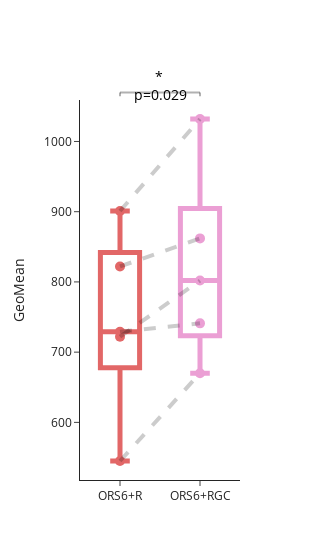

Notebook source saved alongside this figure:
### Code cell
samples_to_plot = ['ORS6+R','ORS6+RGC']


plot_by = 'GeoMean'
# plot_by = 'Median'


# Filtering data for samples to plot
plot_df = pd.DataFrame()
for _sample in samples_to_plot: 
   plot_df = pd.concat([plot_df, data[data.Sample_name == _sample]])
# plot_df = plot_df[plot_df['RTP1S'] == 100]
plot_df = plot_df[(plot_df['Count'] <= 15000) & (plot_df['Count'] > 9500)]
plot_df = plot_df[plot_df.exp_date != '08172022_Lu']
# plot_df = plot_df[plot_df['Gfy'] != 150]
   
# Filter data by experiment containing samples 
plot_df = flow_utils.filter_expdate_by_samples(plot_df, contain_samples = samples_to_plot)

cmap = plot_utils.distinct_colors(samples_to_plot, custom_color = ['#d62728', '#e377c2'])
# colors = [cmap[_sample] for _sample in plot_df.Sample_name ]

fig = go.Figure()
# Add line traces for each group defined by 'exp_date'
for exp_date, group_df in plot_df.groupby('exp_date'):
    fig.add_trace(go.Scatter(x=group_df['Sample_name'],
                                     y=group_df[plot_by],
                                     mode='lines',
                                     opacity = 0.2, 
                                     name=exp_date,
                                     line=dict(color='black', width=4, dash='dash'),
                                     showlegend=False
                                     ))
    
# # Jitter scatter points
for _sample in plot_df.sort_values(['Sample_name', 'exp_date']).Sample_name.unique(): 
   subset = plot_df[plot_df['Sample_name'] == _sample]
   fig.add_trace(go.Box(x=subset['Sample_name'],
                        y = subset[plot_by], 
                        text = subset['exp_date'], 
                        name = _sample, 
                        opacity = 0.7, 
                        marker_size = 10,
                        pointpos=0, 
                        boxpoints='all', 
                        # boxmean=True,
                        jitter=0, 
                        marker = dict(color = cmap[_sample]),
                        line = dict(color = cmap[_sample], width = 5),
                        fillcolor = 'rgba(0,0,0,0)', 
                        showlegend=False
                        ))
# # Add p-value
fig = plot_utils.add_p_value_annotation(fig, [[0,1]], 
                                        test_type = 'ttest_rel', 
                                        select_datatype='box')


   
fig.update_layout(template='simple_white', 
                  width=300, 
                  yaxis_title=plot_by)
fig.show()
fig.write_html(f'../output/Chaperone_flow_image/R_RGC/box_ORS6_{plot_by}.html')

### Figure 1 — Plotly figure (JSON) as saved in the notebook; plotly's stock layout.template omitted (floating-point values rounded to 4 significant figures)
{"data": [{"line": {"color": "black", "dash": "dash", "width": 4}, "mode": "lines", "name": "01202023_Lu", "opacity": 0.2, "showlegend": false, "type": "scatter", "x": ["ORS6+R", "ORS6+RGC"], "y": [729, 741]}, {"line": {"color": "black", "dash": "dash", "width": 4}, "mode": "lines", "name": "06102022_Lu", "opacity": 0.2, "showlegend": false, "type": "scatter", "x": ["ORS6+R", "ORS6+RGC"], "y": [545, 670]}, {"line": {"color": "black", "dash": "dash", "width": 4}, "mode": "lines", "name": "07292022_Lu", "opacity": 0.2, "showlegend": false, "type": "scatter", "x": ["ORS6+R", "ORS6+RGC"], "y": [722, 802]}, {"line": {"color": "black", "dash": "dash", "width": 4}, "mode": "lines", "name": "08052022_Lu", "opacity": 0.2, "showlegend": false, "type": "scatter", "x": ["ORS6+R", "ORS6+RGC"], "y": [822, 862]}, {"line": {"color": "black", "dash": "dash", "width": 4}, "mode": "lines", "name": "09012022_Lu", "opacity": 0.2, "showlegend": false, "type": "scatter", "x": ["ORS6+R", "ORS6+RGC"], "y": [901, 1032]}, {"boxpoints": "all", "fillcolor": "rgba(0,0,0,0)", "jitter": 0, "line": {"color": "#d62728", "width": 5}, "marker": {"color": "#d62728", "size": 10}, "name": "ORS6+R", "opacity": 0.7, "pointpos": 0, "showlegend": false, "text": ["01202023_Lu", "06102022_Lu", "08052022_Lu", "09012022_Lu", "07292022_Lu"], "type": "box", "x": ["ORS6+R", "ORS6+R", "ORS6+R", "ORS6+R", "ORS6+R"], "y": [729, 545, 822, 901, 722]}, {"boxpoints": "all", "fillcolor": "rgba(0,0,0,0)", "jitter": 0, "line": {"color": "#e377c2", "width": 5}, "marker": {"color": "#e377c2", "size": 10}, "name": "ORS6+RGC", "opacity": 0.7, "pointpos": 0, "showlegend": false, "text": ["01202023_Lu", "06102022_Lu", "08052022_Lu", "09012022_Lu", "07292022_Lu"], "type": "box", "x": ["ORS6+RGC", "ORS6+RGC", "ORS6+RGC", "ORS6+RGC", "ORS6+RGC"], "y": [741, 670, 862, 1032, 802]}], "layout": {"annotations": [{"font": {"color": "black", "size": 14}, "showarrow": false, "text": "* <br>p=0.029", "textangle": 0, "x": 0.5, "xref": "x", "y": 1.091, "yref": "y domain"}], "shapes": [{"line": {"color": "black", "width": 2}, "type": "line", "x0": 0, "x1": 0, "xref": "x", "y0": 1.01, "y1": 1.02, "yref": "y domain"}, {"line": {"color": "black", "width": 2}, "type": "line", "x0": 0, "x1": 1, "xref": "x", "y0": 1.02, "y1": 1.02, "yref": "y domain"}, {"line": {"color": "black", "width": 2}, "type": "line", "x0": 1, "x1": 1, "xref": "x", "y0": 1.01, "y1": 1.02, "yref": "y domain"}], "width": 300, "yaxis": {"title": {"text": "GeoMean"}}}}
